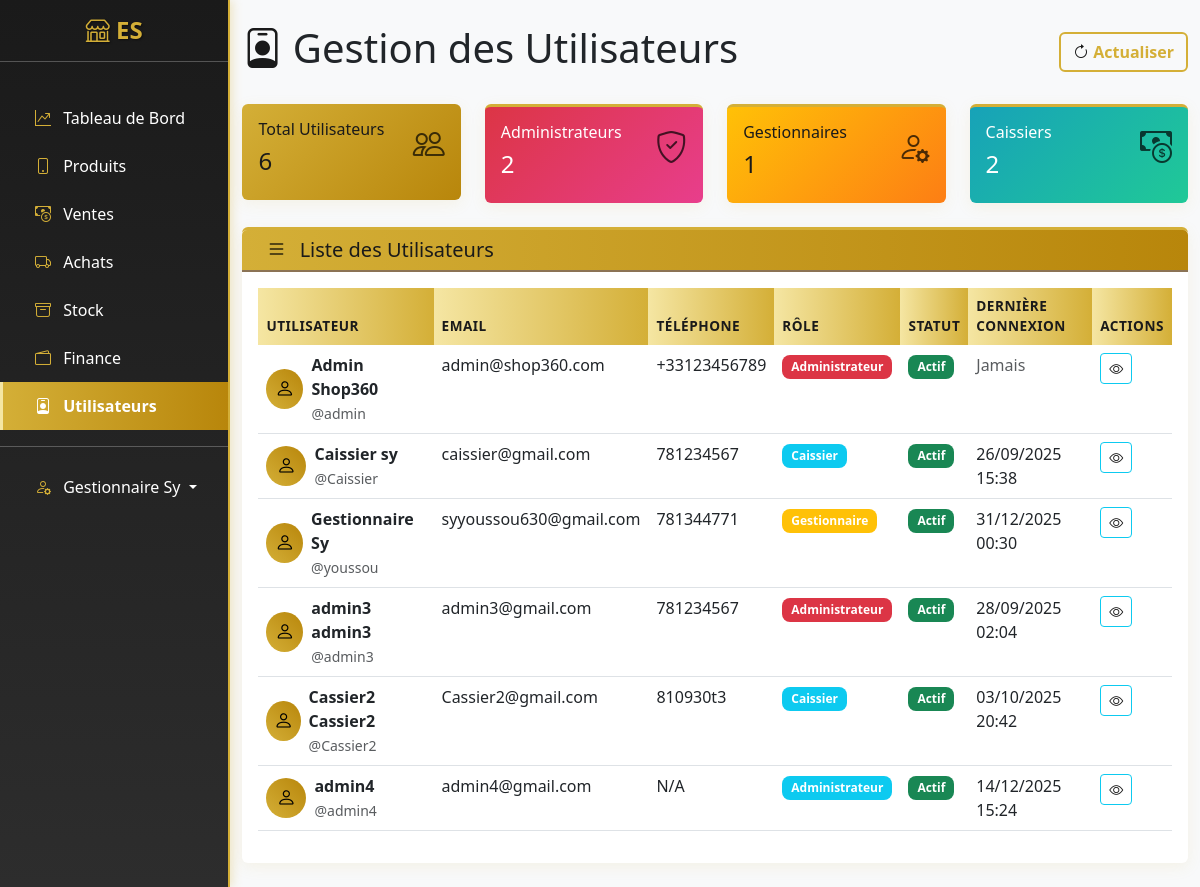
Screenshot of /accounts/users/ (signed in) with the database file from the repository.
### apps/users/models.py (models this page shows, shortened)
class User(AbstractUser):
    ROLE_CHOICES = [
        ('admin', 'Administrateur'),
        ('manager', 'Gestionnaire'),
        ('cashier', 'Caissier'),
    ]
    email = models.EmailField(unique=True)
    telephone = models.CharField(max_length=15, blank=True)
    role = models.CharField(max_length=20, choices=ROLE_CHOICES, default='admin')
    date_creation = models.DateTimeField(auto_now_add=True)
    USERNAME_FIELD = 'username'
    REQUIRED_FIELDS = ['email']
    class Meta:
        verbose_name = "Utilisateur"
        verbose_name_plural = "Utilisateurs"

### apps/users/views.py (the view)
# urls.py: path('users/', views.UserListView.as_view(), name='user_list'),
class UserListView(LoginRequiredMixin, UserPassesTestMixin, ListView):
    model = User
    template_name = 'users/user_list.html'
    context_object_name = 'users'
    paginate_by = 20
    def test_func(self):
        return self.request.user.role in ['admin', 'manager']
    def get_queryset(self):
        return User.objects.all().order_by('id')  # ← ordre explicite
    def get_context_data(self, **kwargs):
        context = super().get_context_data(**kwargs)
        context['admins_count'] = User.objects.filter(role='admin').count()
        context['managers_count'] = User.objects.filter(role='manager').count()
        context['cashiers_count'] = User.objects.filter(role='cashier').count()
        return context

### templates/users/user_list.html (shortened to what this page needs)
{% extends 'base.html' %}
{% block content %}
<div class="d-flex justify-content-between align-items-center mb-4">
    <h1><i class="bi bi-person-badge"></i> Gestion des Utilisateurs</h1>
    <button class="btn btn-outline-primary" onclick="location.reload()">
        <i class="bi bi-arrow-clockwise"></i> Actualiser
    </button>
</div>
<div class="row mb-4">
    <div class="col-md-3">
        <div class="card bg-primary text-white">
            <div class="card-body">
                <div class="d-flex justify-content-between">
                    <div>
                        <h6>Total Utilisateurs</h6>
                        <h4>{{ users.count }}</h4>
                    </div>
                    <i class="bi bi-people" style="font-size: 2rem; opacity: 0.7; color: black;"></i>
                </div>
            </div>
        </div>
    </div>
    <div class="col-md-3">
        <div class="card bg-danger text-white">
            <div class="card-body">
                <div class="d-flex justify-content-between">
                    <div>
                        <h6>Administrateurs</h6>
                        <h4>{{ admins_count|default:0 }}</h4>
                    </div>
                    <i class="bi bi-shield-check" style="font-size: 2rem; opacity: 0.7; color: black;"></i>
                </div>
            </div>
        </div>
    </div>
    <div class="col-md-3">
        <div class="card bg-warning text-dark">
            <div class="card-body">
                <div class="d-flex justify-content-between">
                    <div>
                        <h6>Gestionnaires</h6>
                        <h4>{{ managers_count|default:0 }}</h4>
                    </div>
                    <i class="bi bi-person-gear" style="font-size: 2rem; opacity: 0.7; color: black;"></i>
                </div>
            </div>
        </div>
    </div>
    <div class="col-md-3">
        <div class="card bg-info text-white">
            <div class="card-body">
                <div class="d-flex justify-content-between">
                    <div>
                        <h6>Caissiers</h6>
                        <h4>{{ cashiers_count|default:0 }}</h4>
                    </div>
                    <i class="bi bi-cash-coin" style="font-size: 2rem; opacity: 0.7; color: black;"></i>
                </div>
            </div>
        </div>
    </div>
</div>
<div class="card">
    <div class="card-header">
        <h5 class="card-title mb-0">
            <i class="bi bi-list p-2" style="color: black;"></i> Liste des Utilisateurs
        </h5>
    </div>
    <div class="card-body">
        <div class="table-responsive">
            <table class="table table-hover">
                <thead>
                    <tr>
                        <th>Utilisateur</th>
                        <th>Email</th>
                        <th>Téléphone</th>
                        <th>Rôle</th>
                        <th>Statut</th>
                        <th>Dernière Connexion</th>
                        <th>Actions</th>
                    </tr>
                </thead>
                <tbody>
                    {% for user_obj in users %}
                    <tr>
                        <td>
                            <div class="d-flex align-items-center">
                                <div class="avatar-circle me-2">
                                    <i class="bi bi-person" style="color: black;"></i>
                                </div>
                                <div>
                                    <strong>{{ user_obj.get_full_name|default:user_obj.username }}</strong>
                                    <br><small class="text-muted">@{{ user_obj.username }}</small>
                                </div>
                            </div>
                        </td>
                        <td>{{ user_obj.email }}</td>
                        <td>{{ user_obj.telephone|default:"N/A" }}</td>
                        <td>
                            <span class="badge {% if user_obj.role == 'admin' %}bg-danger{% elif user_obj.role == 'manager' %}bg-warning{% else %}bg-info{% endif %}">
                                {{ user_obj.get_role_display }}
                            </span>
                        </td>
                        <td>
                            {% if user_obj.is_active %}
                            <span class="badge bg-success">Actif</span>
                            {% else %}
                            <span class="badge bg-secondary">Inactif</span>
                            {% endif %}
                        </td>
                        <td>
                            {% if user_obj.last_login %}
                            {{ user_obj.last_login|date:"d/m/Y H:i" }}
                            {% else %}
                            <span class="text-muted">Jamais</span>
                            {% endif %}
                        </td>
                        <td>
                            <div class="btn-group btn-group-sm">
                                <a href="{% url 'users:user_detail' user_obj.pk %}" class="btn btn-outline-info" title="Voir">
                                    <i class="bi bi-eye"></i>
                                </a>
                            </div>
                        </td>
                    </tr>
                    {% endfor %}
                </tbody>
            </table>
        </div>
    </div>
</div>
{% endblock %}

### templates/base.html (shortened to what this page needs)
<!DOCTYPE html>
<html lang="fr">
    <head>
        <link href="https://cdn.jsdelivr.net/npm/bootstrap@5.3.0/dist/css/bootstrap.min.css" rel="stylesheet">
        <link rel="stylesheet" href="https://cdn.jsdelivr.net/npm/bootstrap-icons@1.11.0/font/bootstrap-icons.css">
        {% load static %}
        <link rel="stylesheet" href="{% static 'css/custom.css' %}">
    </head>
    <body>
        <div id="wrapper">
            <div class="d-md-flex">
                <nav id="sidebar" class="text-white collapse d-md-block" style="width: 250px; min-height: 100vh;">
                    <div class="position-sticky">
                        <div class="py-3">
                            <h4 class="text-center">
                                <i class="logo bi-shop"></i> ES
                            </h4>
                            <hr>
                        </div>
                        <div class="nav flex-column">
                            <a href="{% url 'dashboard:index' %}" class="nav-link text-white {% if request.resolver_match.app_name == 'dashboard' %}active{% endif %}">
                                <i class="logo bi-graph-up-arrow px-2"></i> Tableau de Bord
                            </a>
                            <a href="{% url 'produits:list' %}" class="nav-link text-white {% if request.resolver_match.app_name == 'produits' %}active{% endif %}">
                                <i class="logo bi-phone px-2"></i> Produits
                            </a>
                            <a href="{% url 'ventes:list' %}" class="nav-link text-white {% if request.resolver_match.app_name == 'ventes' %}active{% endif %}">
                                <i class="logo bi-cash-coin px-2"></i> Ventes
                            </a>
                            <a href="{% url 'achats:list' %}" class="nav-link text-white {% if request.resolver_match.app_name == 'achats' %}active{% endif %}">
                                <i class="logo bi-truck px-2"></i> Achats
                            </a>
                            <a href="{% url 'stock:list' %}" class="nav-link text-white {% if request.resolver_match.app_name == 'stock' %}active{% endif %}">
                                <i class="logo bi-archive px-2"></i> Stock
                            </a>
                            <a href="{% url 'finance:overview' %}" class="nav-link text-white {% if request.resolver_match.app_name == 'finance' %}active{% endif %}">
                                <i class="logo bi-wallet2 px-2"></i> Finance
                            </a>
                            {% if user.role in 'admin,manager' %}
                            <a href="{% url 'users:user_list' %}" class="nav-link text-white {% if request.resolver_match.app_name == 'users' %}active{% endif %}">
                                <i class="logo bi-person-badge px-2"></i> Utilisateurs
                            </a>
                            {% endif %}
                            <hr>
                            <div class="dropdown">
                                <a class="nav-link text-white dropdown-toggle" href="#" role="button" data-bs-toggle="dropdown">
                                    <i class="logo bi-person-gear px-2"></i> {{ user.get_full_name|default:user.username }}
                                </a>
                            </div>
                        </div>
                    </div>
                </nav>
                <main class="flex-fill">
                    <div class="container-fluid py-4">
                        {% block content %}{% endblock %}
                    </div>
                </main>
            </div>
        </div>
        {% load static %}
    </body>
</html>

### static/css/custom.css (style rules this page uses)
:root { --primary-color: #D4AF37; --primary-dark: #B8860B; --secondary-color: #1a1a1a; --secondary-light: #2d2d2d; --success-color: #28a745; --info-color: #17a2b8; --warning-color: #ffc107; --danger-color: #dc3545; --light-gold: #F5E6A3; --dark-gold: #8B7355; }
body { background-color: #f8f9fa; font-family: 'Segoe UI', Tahoma, Geneva, Verdana, sans-serif; }
#sidebar { background: linear-gradient(180deg, var(--secondary-color) 0%, var(--secondary-light) 100%); box-shadow: 2px 0 10px rgba(212, 175, 55, 0.3); border-right: 2px solid var(--primary-color); }
#sidebar .nav-link { padding: 0.75rem 1.5rem; border-radius: 0; transition: all 0.3s ease; color: #ffffff; border-left: 3px solid transparent; }
#sidebar h4 { color: var(--primary-color); text-shadow: 1px 1px 2px rgba(0,0,0,0.5); font-weight: bold; }
.logo { color: var(--primary-color); }
.card { border: none; box-shadow: 0 4px 15px rgba(212, 175, 55, 0.1); transition: all 0.3s ease; border-top: 3px solid var(--primary-color); }
.card-header { background: linear-gradient(90deg, var(--primary-color), var(--primary-dark)); color: var(--secondary-color); border-bottom: 2px solid var(--dark-gold); font-weight: 600; }
.btn-outline-primary { border: 2px solid var(--primary-color); color: var(--primary-color); font-weight: 600; }
.card.bg-primary { background: linear-gradient(135deg, var(--primary-color), var(--primary-dark)) !important; border: none; color: var(--secondary-color) !important; }
.card.bg-info { background: linear-gradient(135deg, #17a2b8, #20c997) !important; }
.card.bg-warning { background: linear-gradient(135deg, #ffc107, #fd7e14) !important; color: var(--secondary-color) !important; }
.card.bg-danger { background: linear-gradient(135deg, #dc3545, #e83e8c) !important; }
.table th { background: linear-gradient(90deg, var(--light-gold), var(--primary-color)); color: var(--secondary-color); border: none; font-weight: 600; text-transform: uppercase; font-size: 0.85rem; letter-spacing: 0.5px; }
.badge { font-size: 0.75em; font-weight: 600; padding: 0.5em 0.75em; border-radius: 0.5rem; }
.bi { color: var(--secondary-color); }

### templates/users/user_list.html (style rules this page uses)
.avatar-circle { width: 40px; height: 40px; border-radius: 50%; background: linear-gradient(45deg, var(--primary-color), var(--primary-dark)); display: flex; align-items: center; justify-content: center; color: var(--secondary-color); font-size: 1.2rem; }

### rows the page displays
User: get_full_name "Gestionnaire Sy", username "youssou", email "syyoussou630@gmail.com", telephone "781344771", role "Gestionnaire", is_active "Actif", last_login "31/12/2025 00:30"
User: get_full_name "Admin Shop360", username "admin", email "admin@shop360.com", telephone "+33123456789", role "Administrateur", is_active "Actif", shows "Jamais"
User: get_full_name "Caissier sy", username "Caissier", email "caissier@gmail.com", telephone "781234567", role "Caissier", is_active "Actif", last_login "26/09/2025 15:38"
User: get_full_name "admin3 admin3", username "admin3", email "admin3@gmail.com", telephone "781234567", role "Administrateur", is_active "Actif", last_login "28/09/2025 02:04"
User: get_full_name "Cassier2 Cassier2", username "Cassier2", email "Cassier2@gmail.com", telephone "810930t3", role "Caissier", is_active "Actif", last_login "03/10/2025 20:42"
User: get_full_name "admin4", username "admin4", email "admin4@gmail.com", telephone "N/A", role "Administrateur", is_active "Actif", last_login "14/12/2025 15:24"

### other values shown
{{ users.count }} "6"
{{ admins_count|default:0 }} "2"
{{ managers_count|default:0 }} "1"
{{ cashiers_count|default:0 }} "2"
